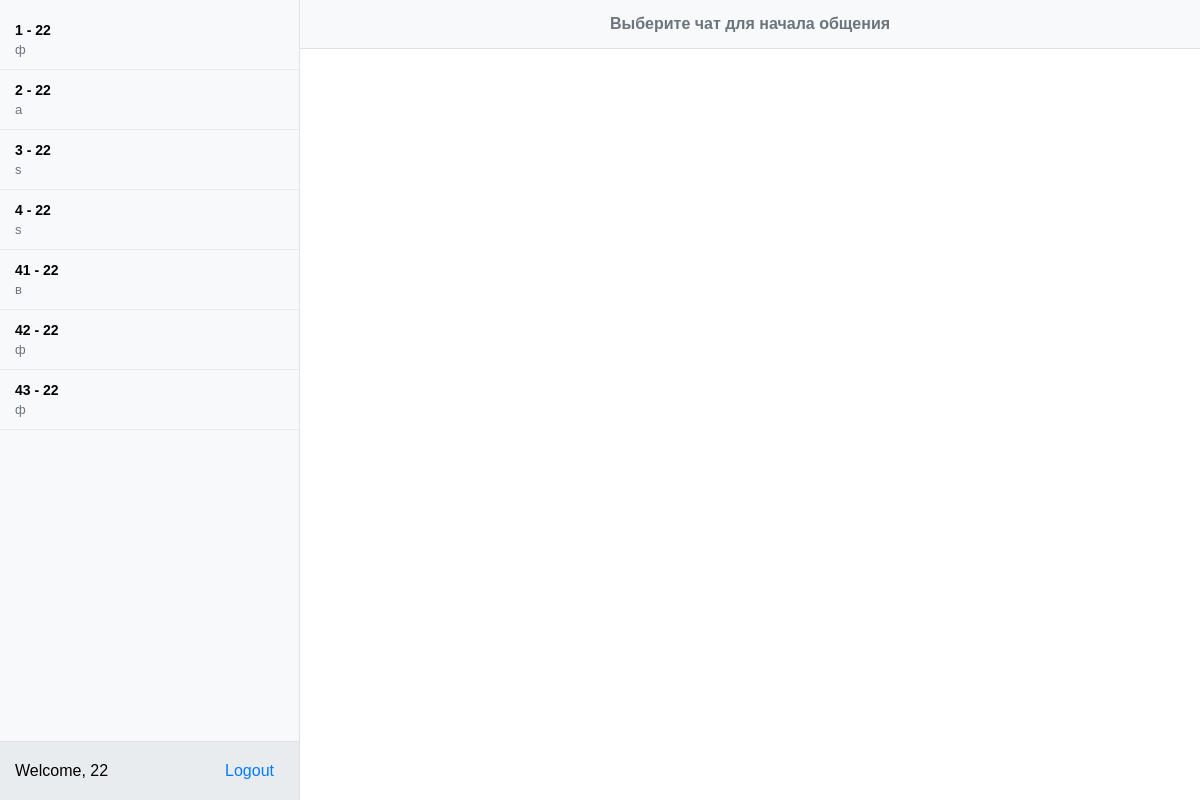
Page /ChatPage (signed in) on the committed database.
### tables this page shows
CREATE TABLE Chats (
        id INTEGER PRIMARY KEY AUTOINCREMENT,
        name TEXT NOT NULL,
        creted_at TIMESTAMP DEFAULT CURRENT_TIMESTAMP
    );

### app.py (the view)
@app.route('/ChatPage')
def Chatpage():
    if 'user_login' not in session:
        return redirect(url_for('main_page'))
    current_user_login = session['user_login']
    conn = sqlite3.connect(db_path)
    cursor = conn.cursor()
    cursor.execute("""
        SELECT c.id, c.name,
                (SELECT m.messege_text FROM Messeges m
                WHERE m.chat_id = c.id
                ORDER BY m.sent_at DESC LIMIT 1) as last_message
        FROM Chats c
        JOIN Users_Chats uc ON c.id = uc.chat_id
        JOIN Users u ON u.id = uc.user_id
        WHERE u.login = ?
    """, (current_user_login,))
    chats = cursor.fetchall()
    conn.close()
    return render_template('chat.html', chats=chats, current_user=current_user_login)

### templates/chat.html (shortened to what this page needs)
<!DOCTYPE html>
<html lang="en">
  <head>
    <link
      rel="stylesheet"
      href="{{ url_for('static', filename='css/chat_style.css') }}"
    />
  </head>
  <body>
    <div class="sidebar">
      <div class="chat-list">
        {% for chat in chats %}
        <div class="chat-item" data-chat-id="{{ chat[0] }}">
          <div class="chat-info">
            <div class="username">{{ chat[1] }}</div>
            <div class="last-msg">
              {{ chat[2] if chat[2] else "Нет сообщений" }}
            </div>
          </div>
        </div>
        {% endfor %}
      </div>
      <div class="sidebar-footer">
        <span>Welcome, {{ current_user }}</span>
        <a href="{{ url_for('logout') }}" class="logout-btn">Logout</a>
      </div>
    </div>
    <div class="chat-area">
      <div class="chat-header" id="chatHeader">
        <div class="no-chat-selected">Выберите чат для начала общения</div>
      </div>
      <div class="messages" id="messagesContainer">
      </div>
    </div>
  </body>
</html>

### static/css/chat_style.css (style rules this page uses)
body { margin: 0; padding: 0; font-family: Arial, sans-serif; display: grid; grid-template-columns: 300px 1fr; grid-template-rows: auto 1fr auto; height: 100vh; overflow: hidden; }
.sidebar { grid-column: 1; grid-row: 1 / span 3; background: #f8f9fa; border-right: 1px solid #dee2e6; display: flex; flex-direction: column; overflow: hidden; }
.chat-list { flex: 1; overflow-y: auto; padding: 10px 0; }
.chat-item { padding: 12px 15px; border-bottom: 1px solid #e9ecef; cursor: pointer; transition: background-color 0.2s; }
.username { font-weight: bold; margin-bottom: 4px; font-size: 14px; }
.last-msg { color: #6c757d; font-size: 13px; white-space: nowrap; overflow: hidden; text-overflow: ellipsis; }
.sidebar-footer { padding: 15px; border-top: 1px solid #dee2e6; background: #e9ecef; display: flex; justify-content: space-between; align-items: center; flex-shrink: 0; }
.logout-btn { color: #007bff; text-decoration: none; padding: 5px 10px; border-radius: 4px; transition: background-color 0.2s; }
.chat-area { grid-column: 2; grid-row: 1 / span 2; display: flex; flex-direction: column; overflow: hidden; }
.chat-header { padding: 15px 20px; border-bottom: 1px solid #dee2e6; background: #f8f9fa; font-weight: bold; flex-shrink: 0; }
.messages { flex: 1; padding: 20px; overflow-y: auto; background: #ffffff; display: flex; flex-direction: column; gap: 10px; }
.no-chat-selected { display: flex; justify-content: center; align-items: center; height: 100%; color: #6c757d; font-size: 16px; }

### rows in the picture
Chats: name "1 - 22", chat "ф"
Chats: name "2 - 22", chat "a"
Chats: name "3 - 22", chat "s"
Chats: name "4 - 22", chat "s"
Chats: name "41 - 22", chat "в"
Chats: name "42 - 22", chat "ф"
Chats: name "43 - 22", chat "ф"

### other values in the picture
{{ current_user }} "22"
